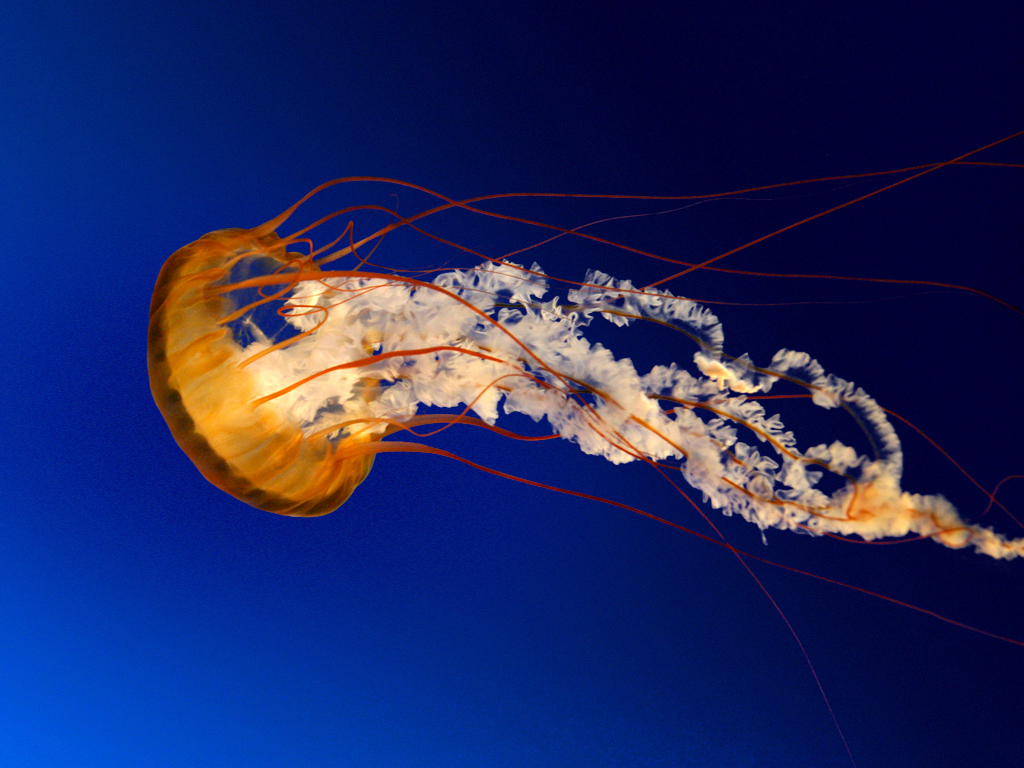
%> input picture Computer Aided Design 1/Jellyfish.jpg, 1024 x 768 px
$ octave --eval "result = displayRGB('Jellyfish.jpg');"   (GNU Octave 9; MATLAB toolbox functions it lacks are replaced by stand-ins)
%> lines starting %> are read from the running program, lines starting %| are printed output that depends on the picture
function im = displayRGB(filename)
%> called with filename = 'Jellyfish.jpg'
    imdata = imread(filename);
%> imdata is the input picture: size 768x1024x3 uint8; mean R, G, B 31, 39.8, 97.4
    [rows columns dim] = size(imdata);
%> rows = 768; columns = 1024; dim = 3

    Red = imdata (:,:,1);
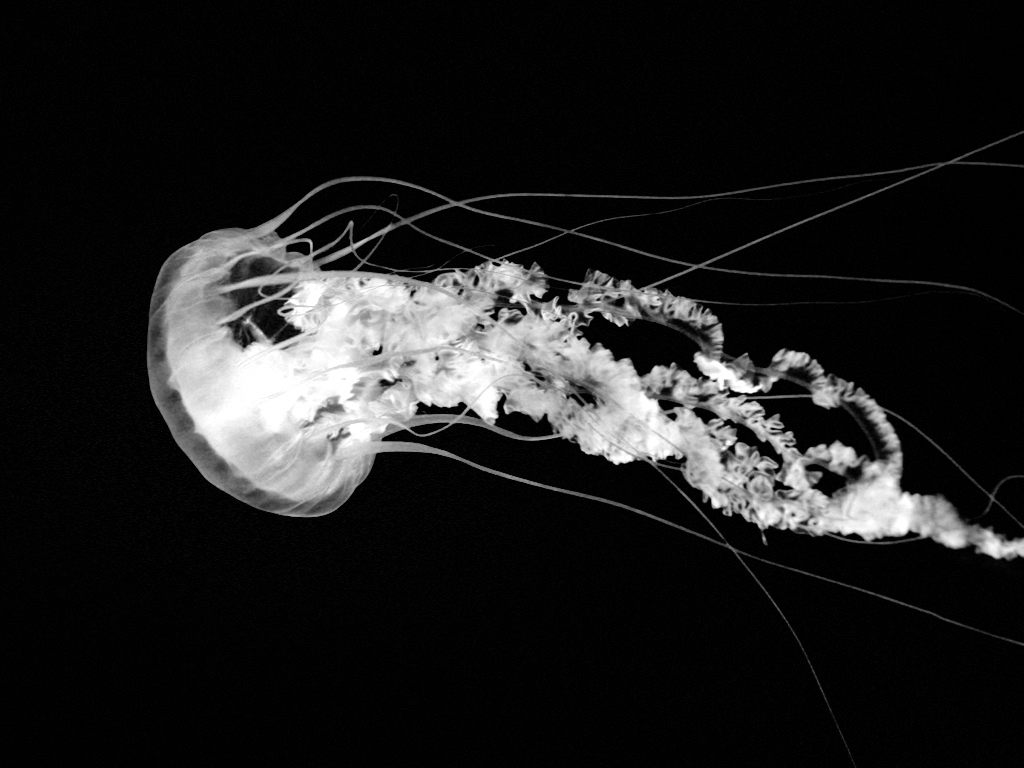
%> Red: size 768x1024 uint8; min 0, max 255, mean 31
    Green = imdata (:,:,2);
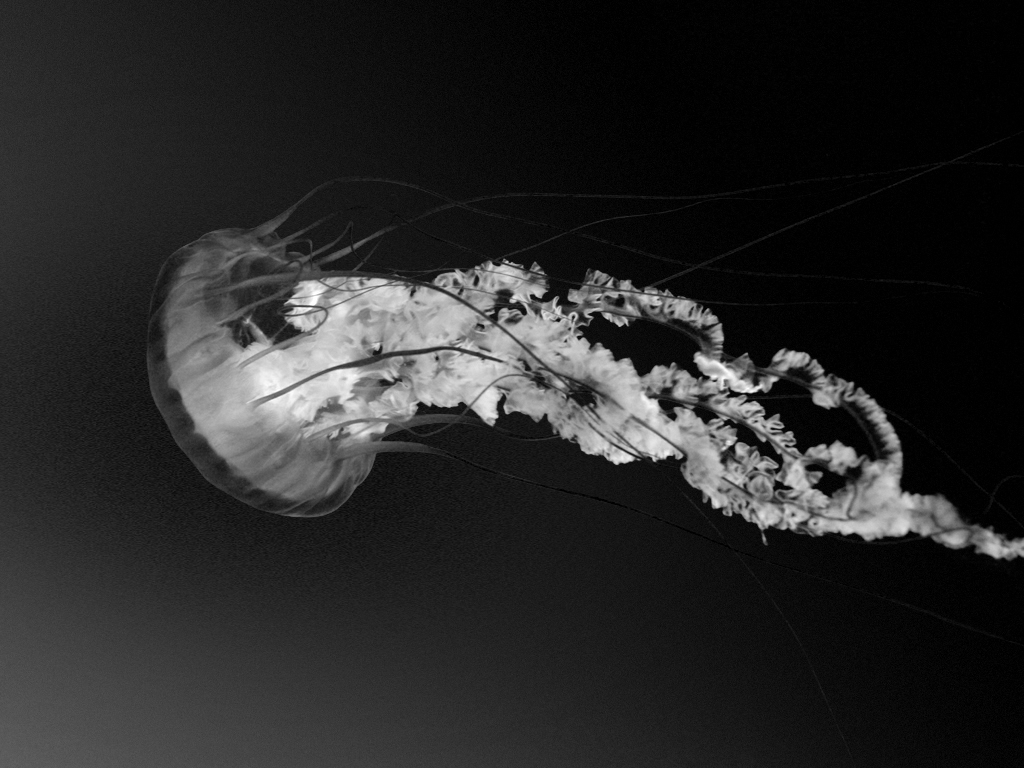
%> Green: size 768x1024 uint8; min 0, max 255, mean 39.8
    Blue = imdata (:,:,3);
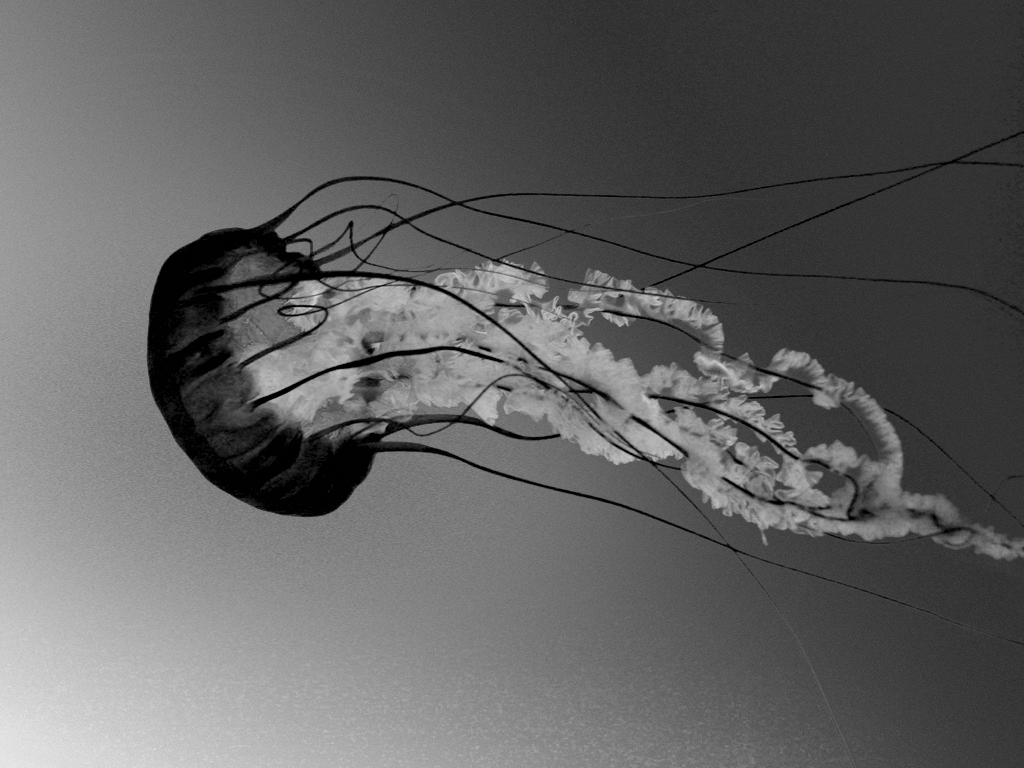
%> Blue: size 768x1024 uint8; min 0, max 235, mean 97.4
    Black = uint8(zeros(rows, columns));

    TrueR = [Red,Black,Black];
    TrueG = [Black,Green,Black];
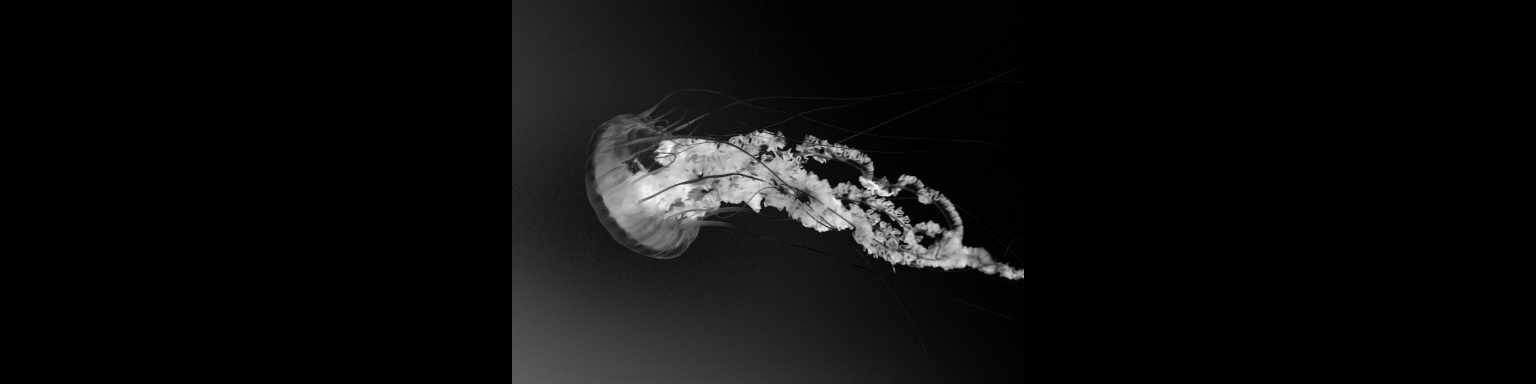
%> TrueG: size 768x3072 uint8 (shown at 1/2 size); min 0, max 255, mean 13.3
    TrueB = [Black,Black,Blue];
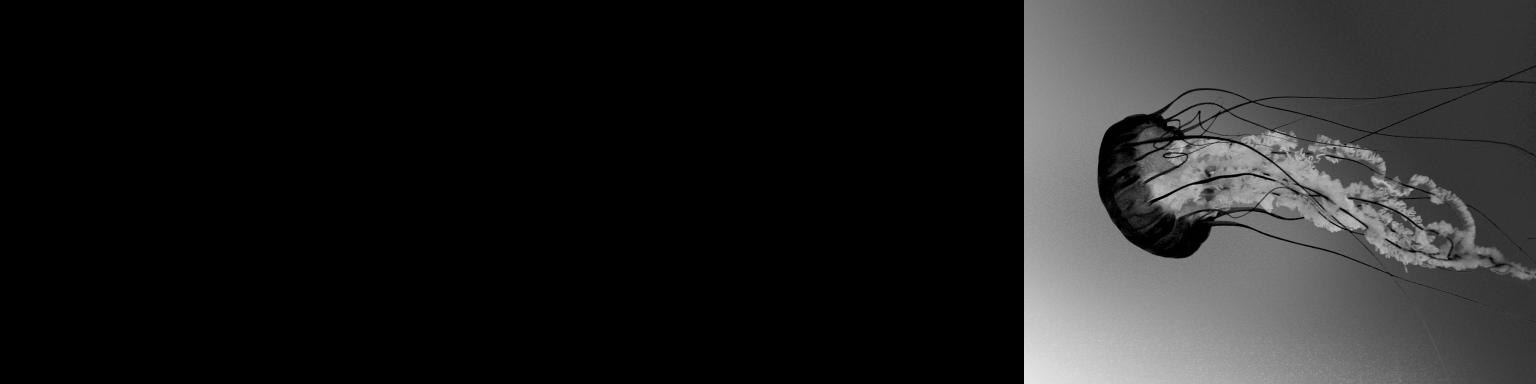
%> TrueB: size 768x3072 uint8 (shown at 1/2 size); min 0, max 235, mean 32.5

    NewRGB = cat(3, TrueR, TrueG, TrueB);
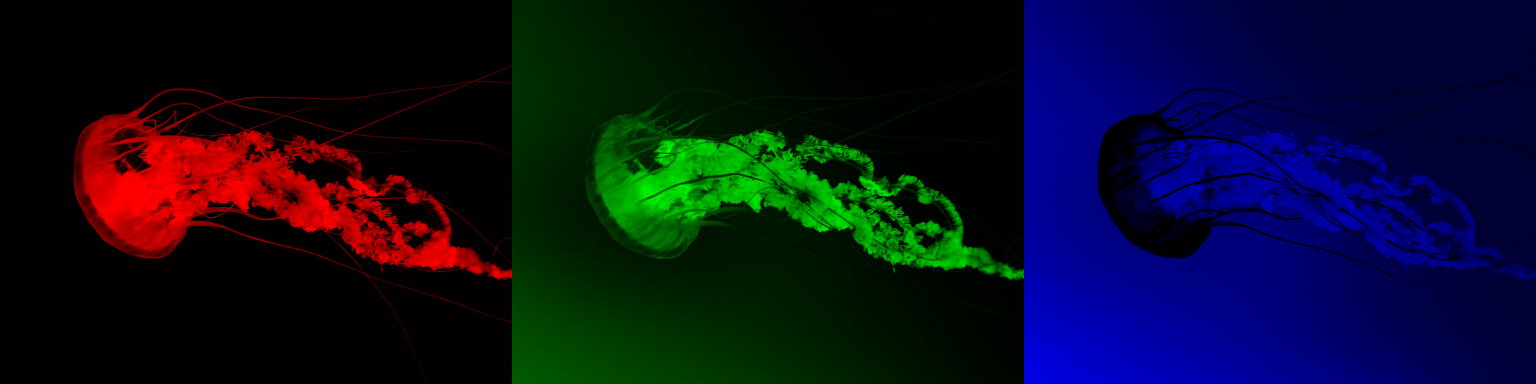
%> NewRGB: size 768x3072x3 uint8 (shown at 1/2 size); mean R, G, B 10.3, 13.3, 32.5
    %TrueR2Data = [Red]+[TrueR];

    %image(imdata)

    figure(1)
    imshow(image(NewRGB))
    figure(2)
    imshow(v2)
%> (this line was passed over: v2 is not available in this run)
    figure(3)
    imshow(v3)
%> (this line was passed over: v3 is not available in this run)
    figure(4)
    imshow(imdata)
%     mask = ones(800,800);
%     imdata2 = interp2(imdata,mask);
%
%     im = uint8 (im)
end

%> (the run ends here)

$ run again, on Computer Aided Design 1/Koala.jpg
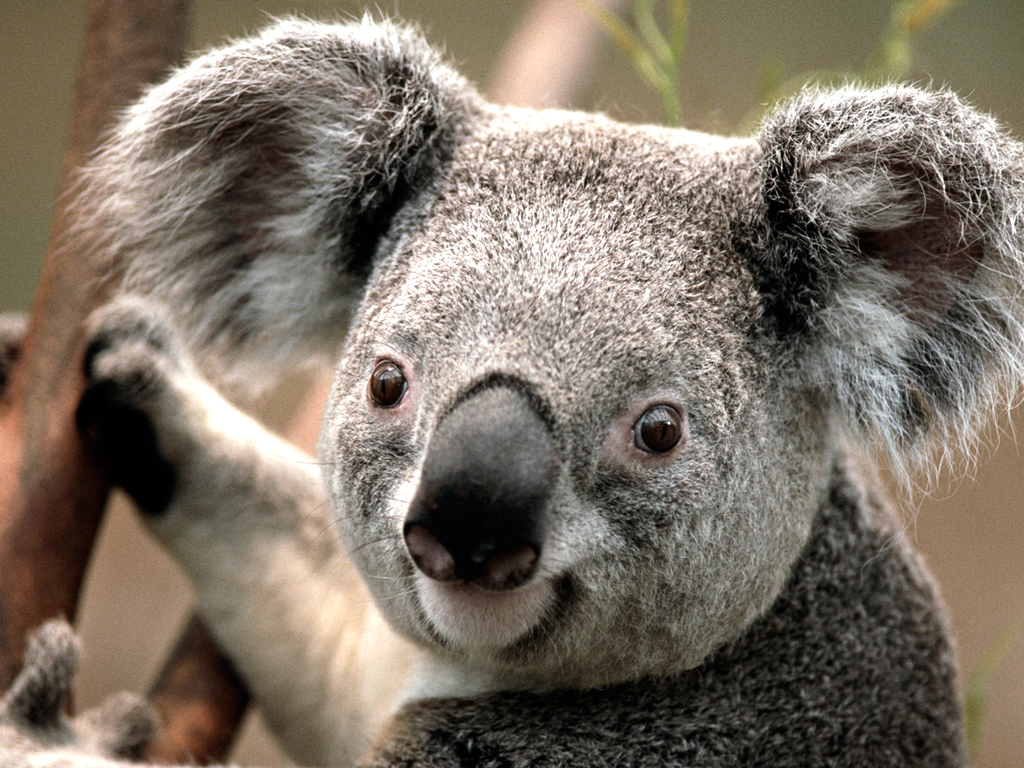
%> input picture Computer Aided Design 1/Koala.jpg, 1024 x 768 px
%> in displayRGB, imdata is the input picture: size 768x1024x3 uint8; mean R, G, B 125.4, 114.7, 102
%> in displayRGB, `TrueB = [Black,Black,Blue];`:
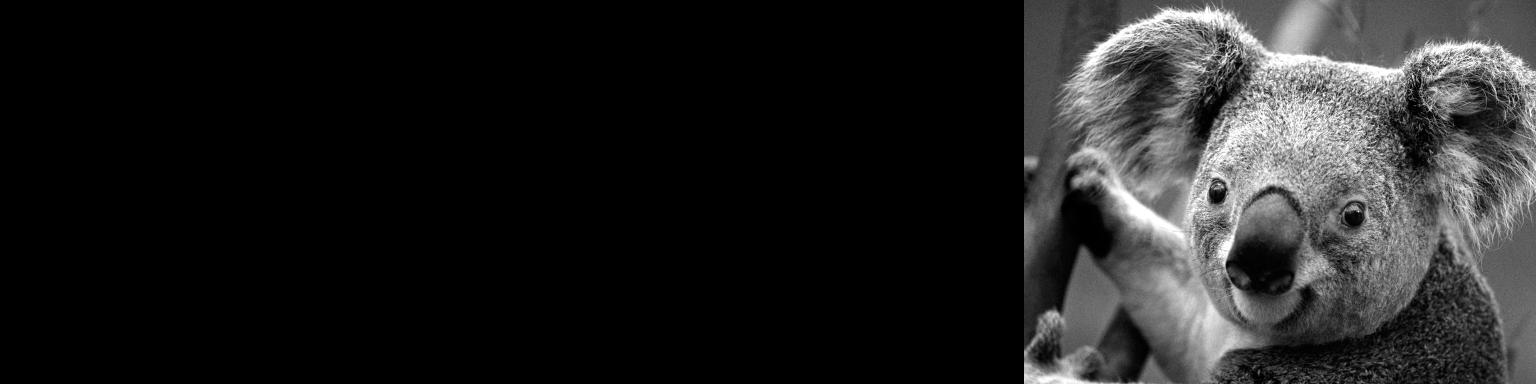
%> TrueB: size 768x3072 uint8 (shown at 1/2 size); min 0, max 255, mean 34
%> in displayRGB, `NewRGB = cat(3, TrueR, TrueG, TrueB);`:
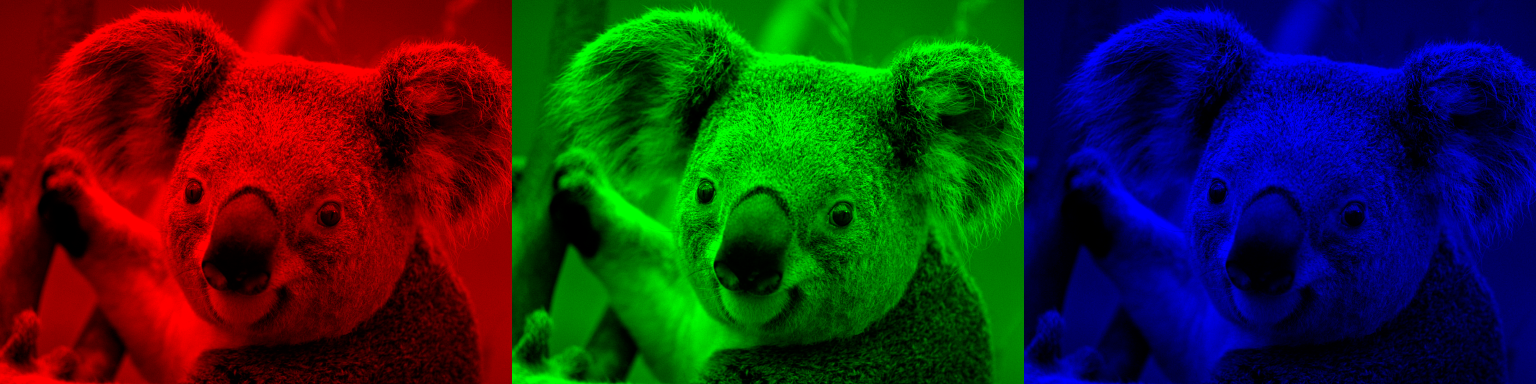
%> NewRGB: size 768x3072x3 uint8 (shown at 1/2 size); mean R, G, B 41.8, 38.2, 34
